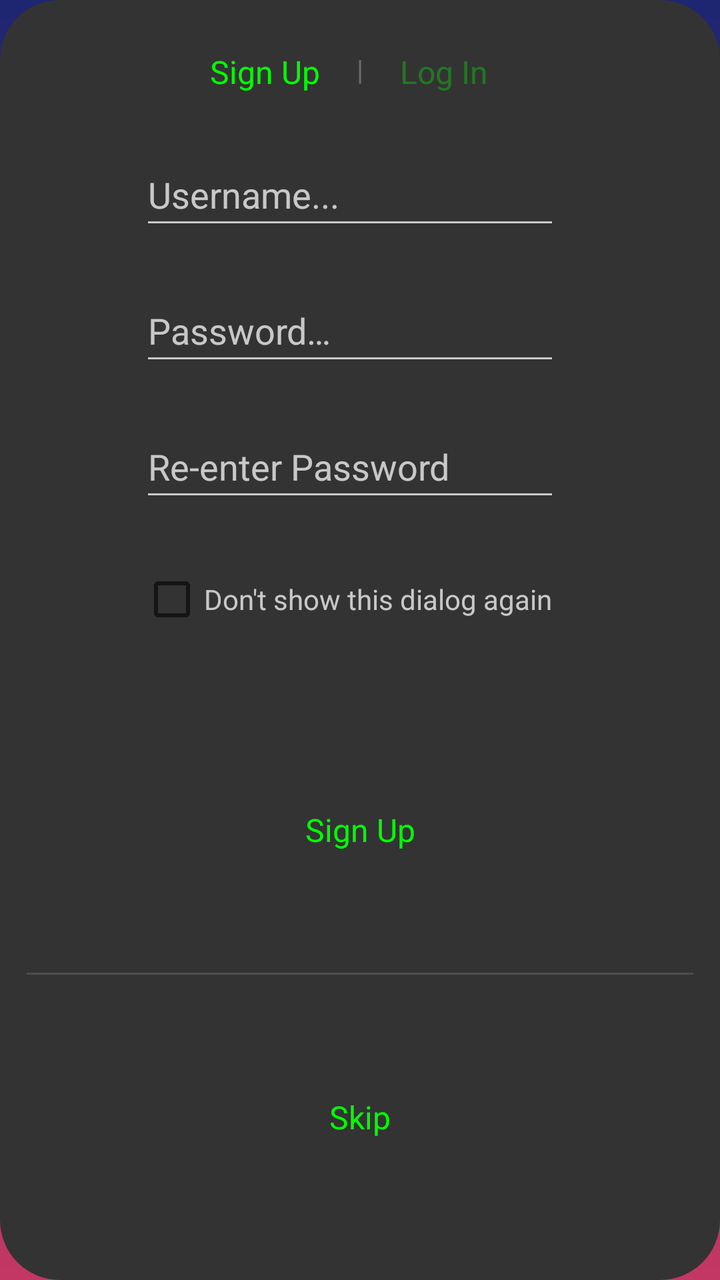
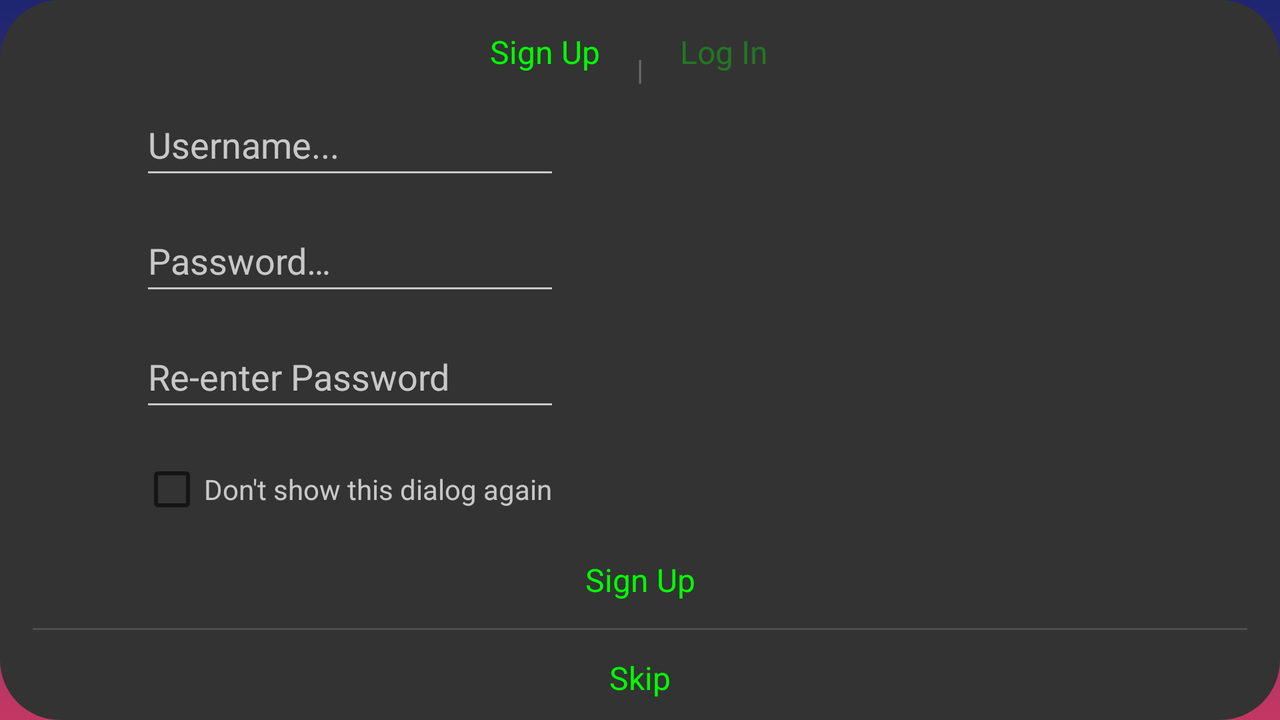

The same Android screen from two of the app's own layout files: first res/layout/ as a phone draws it, then the author's variant for another configuration, drawn on a device whose configuration selects that folder. Both files follow.
<!-- AndroidManifest.xml: application theme Theme.Mathmanica -->
<!-- res/layout/sign_up_dialog.xml -->
<?xml version="1.0" encoding="utf-8"?>
<androidx.constraintlayout.widget.ConstraintLayout xmlns:android="http://schemas.android.com/apk/res/android"
    xmlns:app="http://schemas.android.com/apk/res-auto"
    android:layout_width="match_parent"
    android:layout_height="wrap_content"
    android:background="@drawable/black_bg">

    <TextView
        android:id="@+id/signUpTitleTxt"
        android:layout_width="wrap_content"
        android:layout_height="wrap_content"
        android:layout_marginTop="15dp"
        android:layout_marginEnd="20dp"
        android:text="@string/sign_up"
        android:textColor="@color/green"
        android:textSize="16sp"
        app:layout_constraintEnd_toStartOf="@+id/guideline5"
        app:layout_constraintTop_toTopOf="parent" />

    <EditText
        android:id="@+id/userNameEditTxt"
        android:layout_width="wrap_content"
        android:layout_height="wrap_content"
        android:layout_marginTop="25dp"
        android:autofillHints="Username"
        android:backgroundTint="@color/white_shaded_x2"
        android:ems="10"
        android:hint="@string/username"
        android:inputType="textPersonName"
        android:maxLength="10"
        android:minHeight="48dp"
        android:textColor="@color/white_shaded_x2"
        android:textColorHint="@color/white_shaded_x2"
        app:layout_constraintStart_toStartOf="@+id/guideline2"
        app:layout_constraintTop_toBottomOf="@+id/signUpTitleTxt" />

    <EditText
        android:id="@+id/passwordEditTxt"
        android:layout_width="wrap_content"
        android:layout_height="wrap_content"
        android:layout_marginTop="20dp"
        android:autofillHints="Password"
        android:backgroundTint="@color/white_shaded_x2"
        android:ems="10"
        android:hint="@string/password_with_3_dots"
        android:inputType="textPassword"
        android:maxLength="20"
        android:minHeight="48dp"
        android:textColor="@color/white_shaded_x2"
        android:textColorHint="@color/white_shaded_x2"
        app:layout_constraintStart_toStartOf="@+id/guideline2"
        app:layout_constraintTop_toBottomOf="@+id/usernameErrorTxt" />

    <TextView
        android:id="@+id/signUpTxt"
        android:layout_width="match_parent"
        android:layout_height="wrap_content"
        android:layout_marginTop="20dp"
        android:background="?attr/selectableItemBackground"
        android:clickable="true"
        android:gravity="center"
        android:minHeight="48dp"
        android:text="@string/sign_up"
        android:textColor="@color/green"
        android:textSize="16sp"
        app:layout_constraintBottom_toTopOf="@+id/verticalLine_1"
        app:layout_constraintEnd_toEndOf="parent"
        app:layout_constraintStart_toStartOf="parent"
        app:layout_constraintTop_toBottomOf="@+id/dontShowCheckBox" />

    <View
        android:id="@+id/verticalLine_1"
        android:layout_width="0dp"
        android:layout_height="1dp"
        android:background="@color/white_shaded_x4"
        app:layout_constraintBottom_toTopOf="@id/skipTxt"
        app:layout_constraintEnd_toEndOf="parent"
        app:layout_constraintStart_toStartOf="parent"
        app:layout_constraintTop_toBottomOf="@id/signUpTxt"
        app:layout_constraintWidth_percent="0.98" />

    <TextView
        android:id="@+id/skipTxt"
        android:layout_width="match_parent"
        android:layout_height="wrap_content"
        android:background="?attr/selectableItemBackground"
        android:clickable="true"
        android:gravity="center"
        android:minHeight="48dp"
        android:text="@string/skip"
        android:textColor="@color/green"
        android:textSize="16sp"
        app:layout_constraintBottom_toBottomOf="parent"
        app:layout_constraintEnd_toEndOf="@+id/signUpTxt"
        app:layout_constraintStart_toStartOf="@+id/signUpTxt"
        app:layout_constraintTop_toBottomOf="@+id/verticalLine_1" />

    <EditText
        android:id="@+id/reEnterPasswordEditTxt"
        android:layout_width="wrap_content"
        android:layout_height="wrap_content"
        android:layout_marginTop="20dp"
        android:autofillHints="Re-enter Password"
        android:backgroundTint="@color/white_shaded_x2"
        android:ems="10"
        android:hint="@string/re_enter_password"
        android:inputType="textPassword"
        android:maxLength="20"
        android:minHeight="48dp"
        android:textColor="@color/white_shaded_x2"
        android:textColorHint="@color/white_shaded_x2"
        app:layout_constraintStart_toStartOf="@+id/guideline2"
        app:layout_constraintTop_toBottomOf="@+id/passwordEditTxt" />

    <TextView
        android:id="@+id/passwordErrorTxt"
        android:layout_width="wrap_content"
        android:layout_height="wrap_content"
        android:text="@string/password_doesnt_match"
        android:textColor="@color/red"
        android:visibility="gone"
        app:layout_constraintStart_toStartOf="@+id/guideline2"
        app:layout_constraintTop_toBottomOf="@+id/reEnterPasswordEditTxt" />

    <androidx.constraintlayout.widget.Guideline
        android:id="@+id/guideline2"
        android:layout_width="wrap_content"
        android:layout_height="wrap_content"
        android:orientation="vertical"
        app:layout_constraintGuide_begin="60dp" />

    <CheckBox
        android:id="@+id/dontShowCheckBox"
        android:layout_width="wrap_content"
        android:layout_height="wrap_content"
        android:layout_marginTop="20dp"
        android:minHeight="48dp"
        android:text="@string/dont_show_message"
        android:textColor="@color/white_shaded_x2"
        app:layout_constraintStart_toStartOf="@+id/guideline2"
        app:layout_constraintTop_toBottomOf="@+id/passwordErrorTxt" />

    <TextView
        android:id="@+id/usernameErrorTxt"
        android:layout_width="wrap_content"
        android:layout_height="wrap_content"
        android:text="@string/enter_username"
        android:textColor="@color/red"
        android:visibility="gone"
        app:layout_constraintStart_toStartOf="@+id/guideline2"
        app:layout_constraintTop_toBottomOf="@+id/userNameEditTxt" />

    <ProgressBar
        android:id="@+id/loadingSemiCircle"
        style="?android:attr/progressBarStyle"
        android:layout_width="wrap_content"
        android:layout_height="wrap_content"
        android:indeterminateTint="@color/green"
        android:visibility="gone"
        app:layout_constraintBottom_toBottomOf="@+id/skipTxt"
        app:layout_constraintEnd_toEndOf="parent"
        app:layout_constraintStart_toStartOf="parent"
        app:layout_constraintTop_toTopOf="@+id/signUpTxt" />

    <TextView
        android:id="@+id/logInTitleTxt"
        android:layout_width="wrap_content"
        android:layout_height="wrap_content"
        android:layout_marginStart="20dp"
        android:layout_marginTop="15dp"
        android:text="@string/log_in_x2"
        android:textColor="@color/green_shaded_x3"
        android:textSize="16sp"
        app:layout_constraintStart_toStartOf="@+id/guideline5"
        app:layout_constraintTop_toTopOf="parent" />

    <TextView
        android:id="@+id/dash"
        android:layout_width="wrap_content"
        android:layout_height="wrap_content"
        android:layout_marginTop="15dp"
        android:text="@string/cutter"
        android:textColor="@color/white_shaded_x3"
        app:layout_constraintEnd_toStartOf="@+id/guideline5"
        app:layout_constraintStart_toStartOf="@+id/guideline5"
        app:layout_constraintTop_toTopOf="parent" />

    <androidx.constraintlayout.widget.Guideline
        android:id="@+id/guideline5"
        android:layout_width="wrap_content"
        android:layout_height="wrap_content"
        android:orientation="vertical"
        app:layout_constraintGuide_percent="0.5" />

    <TextView
        android:id="@+id/logInPasswordErrorTxt"
        android:layout_width="wrap_content"
        android:layout_height="wrap_content"
        android:text="@string/enter_your_password"
        android:textColor="@color/red"
        android:visibility="gone"
        app:layout_constraintStart_toStartOf="@+id/guideline2"
        app:layout_constraintTop_toBottomOf="@+id/passwordEditTxt" />

</androidx.constraintlayout.widget.ConstraintLayout>
<!-- resources referenced by this layout -->
<resources>
  <color name="green">#00FF00</color>
  <color name="green_shaded_x3">#5500ff00</color>
  <color name="red">#ff0000</color>
  <color name="white_shaded_x2">#bbffffff</color>
  <color name="white_shaded_x3">#44ffffff</color>
  <color name="white_shaded_x4">#22ffffff</color>
  <!-- drawable black_bg (drawable) -->
  <?xml version="1.0" encoding="utf-8"?>
  <shape xmlns:android="http://schemas.android.com/apk/res/android">
  
      <solid android:color="@color/dark_grey" />
  
      <corners android:radius="30dp" />
  
      <padding
          android:bottom="10dp"
          android:top="10dp"
          android:left="10dp"
          android:right="10dp" />
  
  </shape>
  <string name="cutter">|</string>
  <string name="dont_show_message">Don\'t show this dialog again</string>
  <string name="enter_username">Enter a username.</string>
  <string name="enter_your_password">Enter your password.</string>
  <string name="log_in_x2">Log In</string>
  <string name="password_doesnt_match">Password does not match.\nMake sure the passwords are the same.</string>
  <string name="password_with_3_dots">Password…</string>
  <string name="re_enter_password">Re-enter Password</string>
  <string name="sign_up">Sign Up</string>
  <string name="skip">Skip</string>
  <string name="username">Username...</string>
  <style name="Theme.Mathmanica" parent="Theme.MaterialComponents.DayNight.DarkActionBar">
          
          <item name="colorPrimary">@color/purple_500</item>
          <item name="colorPrimaryVariant">@color/purple_700</item>
          <item name="colorOnPrimary">@color/white</item>
          
          <item name="colorSecondary">@color/teal_200</item>
          <item name="colorSecondaryVariant">@color/teal_700</item>
          <item name="colorOnSecondary">@color/black</item>
          
          <item name="android:statusBarColor">?attr/colorPrimaryVariant</item>
          
          <item name="android:windowBackground">@drawable/main_background</item>
          <item name="android:windowAnimationStyle">@style/CustomAnimation</item>
      </style>
  <color name="dark_grey">#333333</color>
  <color name="purple_500">#FF6200EE</color>
  <color name="purple_700">#FF3700B3</color>
  <color name="white">#FFFFFFFF</color>
  <color name="teal_200">#FF03DAC5</color>
  <color name="teal_700">#FF018786</color>
  <color name="black">#FF000000</color>
  <!-- drawable main_background (drawable) -->
  <?xml version="1.0" encoding="utf-8"?>
  <shape xmlns:android="http://schemas.android.com/apk/res/android">
  
      <gradient
          android:type="linear"
          android:angle="90"
          android:startColor="@color/bg_red"
          android:endColor="@color/bg_blue" />
  
  </shape>
  <style name="CustomAnimation">
          <item name="android:activityOpenEnterAnimation">@anim/slide_in</item>
          <item name="android:activityOpenExitAnimation">@anim/slide_out</item>
          <item name="android:activityCloseEnterAnimation">@anim/slide_out</item>
          <item name="android:activityCloseExitAnimation">@anim/slide_in</item>
      </style>
  <color name="bg_red">#C33764</color>
  <color name="bg_blue">#1D2671</color>
</resources>
<!-- res/layout-land/sign_up_dialog.xml (the author's variant of the layout above) -->
<!-- drawn on the phone turned sideways -->
<?xml version="1.0" encoding="utf-8"?>
<androidx.constraintlayout.widget.ConstraintLayout xmlns:android="http://schemas.android.com/apk/res/android"
    xmlns:app="http://schemas.android.com/apk/res-auto"
    android:layout_width="match_parent"
    android:layout_height="wrap_content"
    android:background="@drawable/black_bg">

    <TextView
        android:id="@+id/signUpTitleTxt"
        android:layout_width="wrap_content"
        android:layout_height="wrap_content"
        android:layout_marginTop="5dp"
        android:layout_marginEnd="20dp"
        android:text="@string/sign_up"
        android:textColor="@color/green"
        android:textSize="16sp"
        app:layout_constraintEnd_toStartOf="@+id/guideline5"
        app:layout_constraintTop_toTopOf="parent" />

    <EditText
        android:id="@+id/userNameEditTxt"
        android:layout_width="wrap_content"
        android:layout_height="wrap_content"
        android:layout_marginTop="10dp"
        android:autofillHints="Username"
        android:backgroundTint="@color/white_shaded_x2"
        android:ems="10"
        android:hint="@string/username"
        android:inputType="textPersonName"
        android:maxLength="10"
        android:minHeight="48dp"
        android:textColor="@color/white_shaded_x2"
        android:textColorHint="@color/white_shaded_x2"
        app:layout_constraintStart_toStartOf="@+id/guideline2"
        app:layout_constraintTop_toBottomOf="@+id/signUpTitleTxt" />

    <EditText
        android:id="@+id/passwordEditTxt"
        android:layout_width="wrap_content"
        android:layout_height="wrap_content"
        android:layout_marginTop="10dp"
        android:autofillHints="Password"
        android:backgroundTint="@color/white_shaded_x2"
        android:ems="10"
        android:hint="@string/password_with_3_dots"
        android:inputType="textPassword"
        android:maxLength="20"
        android:minHeight="48dp"
        android:textColor="@color/white_shaded_x2"
        android:textColorHint="@color/white_shaded_x2"
        app:layout_constraintStart_toStartOf="@+id/guideline2"
        app:layout_constraintTop_toBottomOf="@+id/userNameEditTxt" />

    <TextView
        android:id="@+id/signUpTxt"
        android:layout_width="match_parent"
        android:layout_height="wrap_content"
        android:layout_marginTop="10dp"
        android:background="?attr/selectableItemBackground"
        android:clickable="true"
        android:gravity="center"
        android:minHeight="48dp"
        android:text="@string/sign_up"
        android:textColor="@color/green"
        android:textSize="16sp"
        app:layout_constraintBottom_toTopOf="@+id/verticalLine_1"
        app:layout_constraintEnd_toEndOf="parent"
        app:layout_constraintStart_toStartOf="parent"
        app:layout_constraintTop_toBottomOf="@+id/dontShowCheckBox" />

    <View
        android:id="@+id/verticalLine_1"
        android:layout_width="0dp"
        android:layout_height="1dp"
        android:background="@color/white_shaded_x4"
        app:layout_constraintBottom_toTopOf="@id/skipTxt"
        app:layout_constraintEnd_toEndOf="parent"
        app:layout_constraintStart_toStartOf="parent"
        app:layout_constraintTop_toBottomOf="@id/signUpTxt"
        app:layout_constraintWidth_percent="0.98" />

    <TextView
        android:id="@+id/skipTxt"
        android:layout_width="match_parent"
        android:layout_height="wrap_content"
        android:background="?attr/selectableItemBackground"
        android:clickable="true"
        android:gravity="center"
        android:minHeight="48dp"
        android:text="@string/skip"
        android:textColor="@color/green"
        android:textSize="16sp"
        app:layout_constraintBottom_toBottomOf="parent"
        app:layout_constraintEnd_toEndOf="@+id/signUpTxt"
        app:layout_constraintHorizontal_bias="0.0"
        app:layout_constraintStart_toStartOf="@+id/signUpTxt"
        app:layout_constraintTop_toBottomOf="@+id/verticalLine_1" />

    <EditText
        android:id="@+id/reEnterPasswordEditTxt"
        android:layout_width="wrap_content"
        android:layout_height="wrap_content"
        android:layout_marginTop="10dp"
        android:autofillHints="Re-enter Password"
        android:backgroundTint="@color/white_shaded_x2"
        android:ems="10"
        android:hint="@string/re_enter_password"
        android:inputType="textPassword"
        android:maxLength="20"
        android:minHeight="48dp"
        android:textColor="@color/white_shaded_x2"
        android:textColorHint="@color/white_shaded_x2"
        app:layout_constraintStart_toStartOf="@+id/guideline2"
        app:layout_constraintTop_toBottomOf="@+id/passwordEditTxt" />

    <TextView
        android:id="@+id/passwordErrorTxt"
        android:layout_width="wrap_content"
        android:layout_height="wrap_content"
        android:text="@string/password_doesnt_match"
        android:textColor="@color/red"
        android:visibility="gone"
        app:layout_constraintBottom_toBottomOf="@+id/reEnterPasswordEditTxt"
        app:layout_constraintStart_toEndOf="@+id/reEnterPasswordEditTxt"
        app:layout_constraintTop_toTopOf="@id/reEnterPasswordEditTxt" />

    <androidx.constraintlayout.widget.Guideline
        android:id="@+id/guideline2"
        android:layout_width="wrap_content"
        android:layout_height="wrap_content"
        android:orientation="vertical"
        app:layout_constraintGuide_begin="60dp" />

    <CheckBox
        android:id="@+id/dontShowCheckBox"
        android:layout_width="wrap_content"
        android:layout_height="wrap_content"
        android:layout_marginTop="10dp"
        android:minHeight="48dp"
        android:text="@string/dont_show_message"
        android:textColor="@color/white_shaded_x2"
        app:layout_constraintStart_toStartOf="@+id/guideline2"
        app:layout_constraintTop_toBottomOf="@+id/reEnterPasswordEditTxt" />

    <TextView
        android:id="@+id/usernameErrorTxt"
        android:layout_width="wrap_content"
        android:layout_height="wrap_content"
        android:text="@string/enter_username"
        android:textColor="@color/red"
        android:visibility="gone"
        app:layout_constraintBottom_toBottomOf="@id/userNameEditTxt"
        app:layout_constraintStart_toEndOf="@+id/userNameEditTxt"
        app:layout_constraintTop_toTopOf="@+id/userNameEditTxt" />

    <ProgressBar
        android:id="@+id/loadingSemiCircle"
        style="?android:attr/progressBarStyle"
        android:layout_width="wrap_content"
        android:layout_height="wrap_content"
        android:indeterminateTint="@color/green"
        android:visibility="gone"
        app:layout_constraintBottom_toBottomOf="@+id/skipTxt"
        app:layout_constraintEnd_toEndOf="parent"
        app:layout_constraintStart_toStartOf="parent"
        app:layout_constraintTop_toTopOf="@+id/signUpTxt" />

    <TextView
        android:id="@+id/logInTitleTxt"
        android:layout_width="wrap_content"
        android:layout_height="wrap_content"
        android:layout_marginStart="20dp"
        android:layout_marginTop="5dp"
        android:text="@string/log_in_x2"
        android:textColor="@color/green_shaded_x3"
        android:textSize="16sp"
        app:layout_constraintStart_toStartOf="@+id/guideline5"
        app:layout_constraintTop_toTopOf="parent" />

    <TextView
        android:id="@+id/dash"
        android:layout_width="wrap_content"
        android:layout_height="wrap_content"
        android:layout_marginTop="15dp"
        android:text="@string/cutter"
        android:textColor="@color/white_shaded_x3"
        app:layout_constraintEnd_toStartOf="@+id/guideline5"
        app:layout_constraintStart_toStartOf="@+id/guideline5"
        app:layout_constraintTop_toTopOf="parent" />

    <androidx.constraintlayout.widget.Guideline
        android:id="@+id/guideline5"
        android:layout_width="wrap_content"
        android:layout_height="wrap_content"
        android:orientation="vertical"
        app:layout_constraintGuide_percent="0.5" />

    <TextView
        android:id="@+id/logInPasswordErrorTxt"
        android:layout_width="wrap_content"
        android:layout_height="wrap_content"
        android:text="@string/enter_your_password"
        android:textColor="@color/red"
        android:visibility="gone"
        app:layout_constraintBottom_toBottomOf="@id/passwordEditTxt"
        app:layout_constraintStart_toEndOf="@+id/passwordEditTxt"
        app:layout_constraintTop_toTopOf="@+id/passwordEditTxt" />

    <androidx.constraintlayout.widget.Guideline
        android:id="@+id/guideline"
        android:layout_width="wrap_content"
        android:layout_height="wrap_content"
        android:orientation="vertical"
        app:layout_constraintGuide_end="60dp" />

</androidx.constraintlayout.widget.ConstraintLayout>
